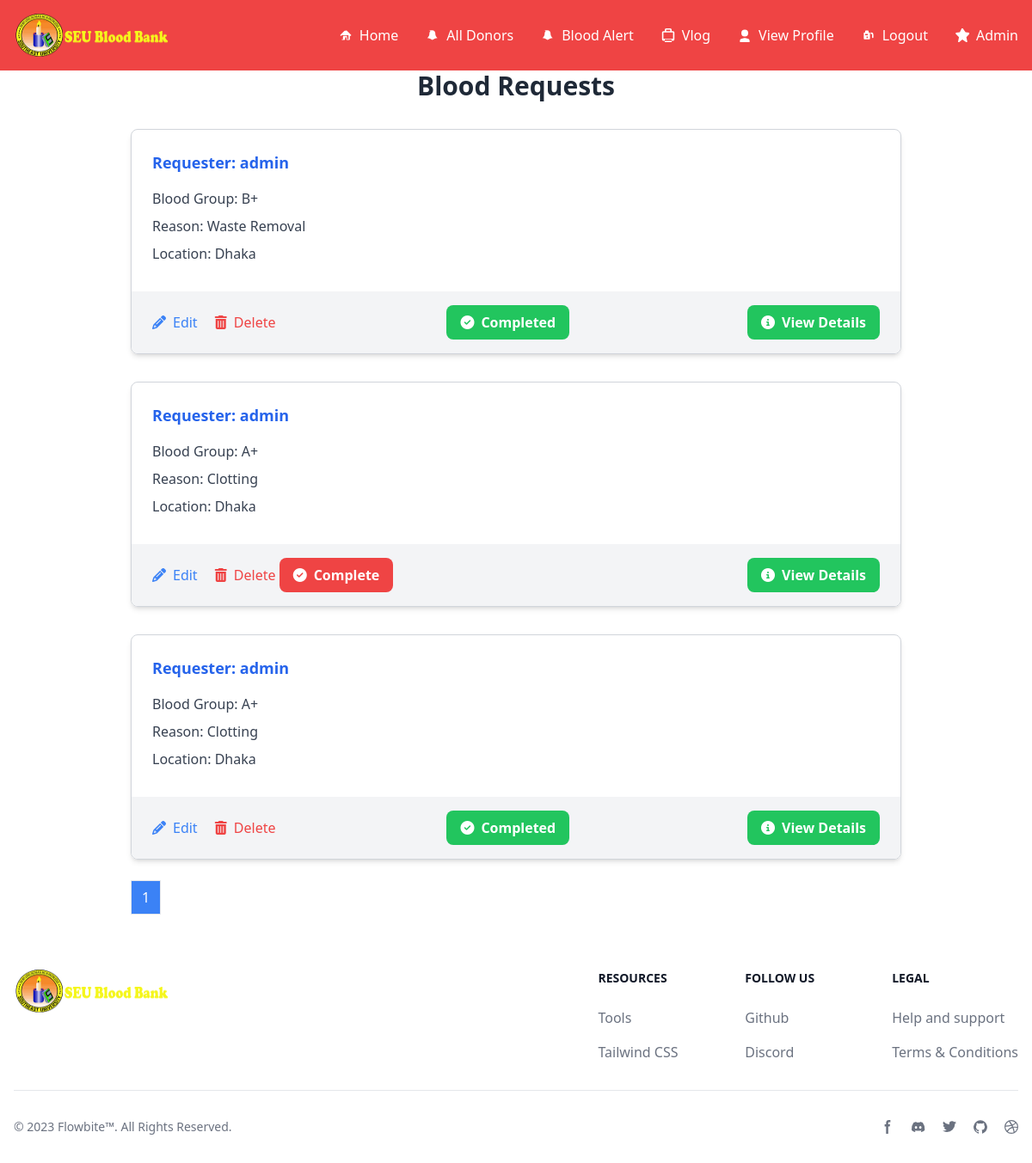
The app's page /donors/blood-requests/ (signed in) with its own data.
### donationcenters/models.py (models this page shows, shortened)
class BLoodRequest(models.Model):
    requester = models.ForeignKey(User, on_delete=models.CASCADE)
    blood_group = models.CharField(max_length=200, choices=BLOOD_GROUP, null=True)
    why_need = models.CharField(max_length=200, choices=BLOOD_NEED, null=True)
    where_need = models.CharField(max_length=200, null=True)
    donation_date = models.DateTimeField(null=True)
    blood_quantity = models.CharField(max_length=200, choices=blood_bag_quantity, null=True)
    hemoglobin_level = models.CharField(max_length=10, choices=blood_hemoglobin_levels, null=True)
    hospital_name = models.CharField(max_length=200, null=True)
    phone_number = models.CharField(max_length=20, null=True)
    additional_information = models.TextField(null=True)
    is_donate = models.BooleanField(default=False,null=True)
    created_at = models.DateTimeField(auto_now_add=True,null=True)

### donationcenters/views.py (the view)
# urls.py: path('blood-requests/', views.blood_requests_list, name='blood_requests_list'),
@user_passes_test(is_admin_user, login_url='/login/')
def blood_requests_list(request):
    blood_requests_list = BLoodRequest.objects.order_by('-created_at')
    paginator = Paginator(blood_requests_list, 5)
    page_number = request.GET.get('page')
    try:
        blood_requests = paginator.page(page_number)
    except PageNotAnInteger:
        blood_requests = paginator.page(1)
    except EmptyPage:
        blood_requests = paginator.page(paginator.num_pages)
    return render(request, 'donationcenters/blood_requests_list.html', {'blood_requests': blood_requests})

### donationcenters/views.py (called while the page is built)
def is_admin_user(user):
    return user.is_authenticated and (user.is_staff or user.is_superuser)

### donationcenters/templates/donationcenters/blood_requests_list.html (shortened to what this page needs)
{% extends "base.html" %}
{% block body %}
<div class="max-w-4xl mx-auto">
    <h2 class="text-3xl font-bold mb-8 text-center text-gray-800">Blood Requests</h2>
    <ul>
        {% for blood_request in blood_requests %}
        <li class="mb-8 border border-gray-300 rounded-lg shadow-md hover:shadow-xl transition duration-300">
            <div class="p-6">
                <p class="text-lg font-semibold text-blue-600 mb-4">Requester: {{ blood_request.requester }}</p>
                <p class="text-md text-gray-700 mb-2">Blood Group: {{ blood_request.get_blood_group_display }}</p>
                <p class="text-md text-gray-700 mb-2">Reason: {{ blood_request.get_why_need_display }}</p>
                <p class="text-md text-gray-700 mb-2">Location: {{ blood_request.where_need }}</p>
            </div>
            <div class="flex flex-wrap justify-between items-center bg-gray-100 px-6 py-4 rounded-b-lg">
                <div>
                    <a href="{% url 'edit_blood_request' blood_request.pk %}"
                        class="text-blue-500 hover:text-blue-700 mr-4">
                        <i class="fas fa-pencil-alt mr-2"></i>Edit
                    </a>
                    <form action="{% url 'delete_blood_request' blood_request.pk %}" method="post" class="inline">
                        <button type="submit" class="text-red-500 hover:text-red-700">
                            <i class="fas fa-trash-alt mr-2"></i>Delete
                        </button>
                    </form>
                    {% if not blood_request.is_donate %}
                    <form action="{% url 'complete_blood_donation' blood_request.pk %}" method="post" class="inline">
                        <button type="submit"
                            class="bg-red-500 hover:bg-red-600 text-white font-semibold py-2 px-4 rounded-lg transition duration-300 mr-2">
                            <i class="fas fa-check-circle mr-2"></i>Complete
                        </button>
                    </form>
                    {% endif %}
                </div>
                {% if blood_request.is_donate %}
                <button class="bg-green-500 text-white font-semibold py-2 px-4 rounded-lg transition duration-300 mr-2">
                    <i class="fas fa-check-circle mr-2"></i>Completed
                </button>
                {% endif %}
                <a href="{% url 'blood_request_details' blood_request.pk %}"
                    class="bg-green-500 hover:bg-green-600 text-white font-semibold py-2 px-4 rounded-lg transition duration-300">
                    <i class="fas fa-info-circle mr-2"></i>View Details
                </a>
            </div>
        </li>
        {% endfor %}
    </ul>
</div>
<nav aria-label="Page navigation example" class="max-w-4xl mx-auto mt-8 pb-10">
    <ul class="inline-flex -space-x-px">
        {% for num in blood_requests.paginator.page_range %}
        {% if num >= blood_requests.number|add:'-2' and num <= blood_requests.number|add:'2' %} <li>
            {% if blood_requests.number == num %}
            <a href="?page={{ num }}"
                class="px-3 py-2 leading-tight bg-blue-500 text-white hover:bg-blue-600 border dark:border-gray-700 dark:bg-gray-700 dark:text-white">
                {{ num }}
            </a>
            {% else %}
            <a href="?page={{ num }}"
                class="px-3 py-2 leading-tight text-gray-500 bg-white border hover:bg-gray-100 dark:bg-gray-800 dark:text-gray-400 dark:hover:bg-gray-700 dark:hover:text-white">
                {{ num }}
            </a>
            {% endif %}
            </li>
            {% endif %}
            {% endfor %}
    </ul>
</nav>
{% endblock %}

### records on screen
BLoodRequest: requester "admin", blood_group "B+", why_need "Waste Removal", where_need "Dhaka", is_donate "Completed"
BLoodRequest: requester "admin", blood_group "A+", why_need "Clotting", where_need "Dhaka", is_donate "Complete"
BLoodRequest: requester "admin", blood_group "A+", why_need "Clotting", where_need "Dhaka", is_donate "Completed"

### other values on screen
{{ num }} "1"
